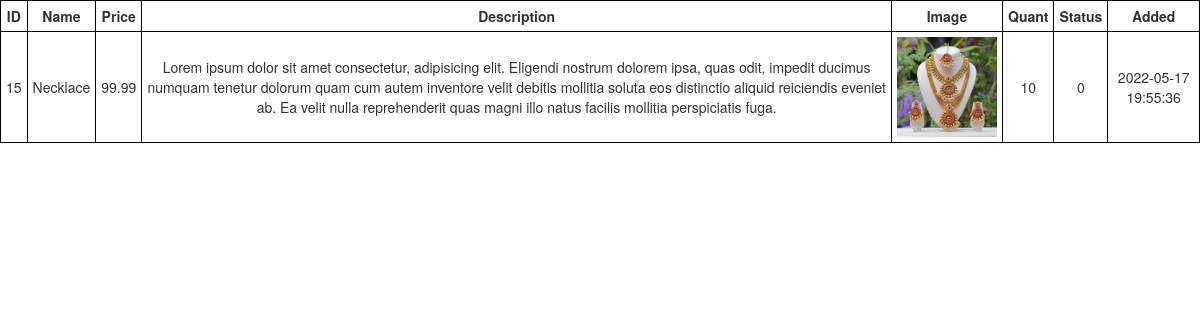
The page /webE-Commerce/editProduct.php?p_id=15 on the database its author committed.
### tables this page shows
CREATE TABLE `products` (
  `p_id` int(11) NOT NULL,
  `name` varchar(150) NOT NULL,
  `price` float NOT NULL,
  `description` text NOT NULL,
  `image` varchar(500) NOT NULL,
  `quantity` int(11) NOT NULL,
  `status` tinyint(1) NOT NULL,
  `created_on` timestamp NOT NULL DEFAULT current_timestamp()
);

### webE-Commerce/editProduct.php (the view, shortened to what this page needs)
<!DOCTYPE html>
<html lang="en">
<head>
    <link href="css/bootstrap.min.css" rel="stylesheet">
    <link rel="stylesheet" type="text/css" href="css/style.css">
    <link href="css/style.css?v=<?php echo time(); ?>" rel="stylesheet" type="text/css" />
</head>
<body>
<table>
<thead>
<th>ID</th>
		<th>Name</th>
		<th>Price</th>
		<th>Description</th>
		<th>Image</th>
		<th>Quant</th>
		<th>Status</th>
		<th>Added</th>
	</thead>
	<tbody>
    <?php
        include('connection.php');
        $p_id = $_GET["p_id"];
        $sql = "SELECT * FROM `products` WHERE p_id = ".$p_id;
        $result = $con->query($sql);
        $data = mysqli_fetch_array($result);
    ?>
	    <tr>
				<td><?php echo $data['p_id']; ?></td>
				<td><?php echo $data['name']; ?></td>
				<td><?php echo $data['price']; ?></td>
				<td><?php echo $data['description']; ?></td>
				<td><img src="<?php echo $data['image']; ?>" alt="" width="100px"></td>
				<td><?php echo $data['quantity']; ?></td>
				<td><?php echo $data['status']; ?></td>
				<td><?php echo $data['created_on']; ?></td>
			</tr>
	</tbody>
</table>
</body>
</html>

### webE-Commerce/css/style.css (style rules this page uses)
.products-all table td, th { border: 1px solid #000; padding: 5px; text-align: center; }

### webE-Commerce/editProduct.php (style rules this page uses)
td { border: 1px solid #000; padding: 5px; text-align: center; }
th { text-align: center; }

### rows shown on the page
products: p_id "15", name "Necklace", price "99.99", description "Lorem ipsum dolor sit amet consectetur, adipisicing elit. Eligendi nostrum dolorem ipsa, quas odit, impedit ducimus numquam tenetur dolorum quam cum autem inventore velit debitis mollitia soluta eos distinctio aliquid reiciendis eveniet ab. Ea velit nulla reprehenderit quas magni illo natus facilis mollitia perspiciatis fuga.", image (picture), quantity "10", status "0", created_on "2022-05-17 19:55:36"
